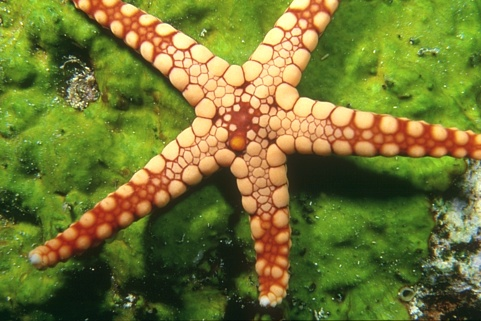
%> input picture 12003.jpg, 481 x 321 px
$ octave main1.m   (GNU Octave 9; MATLAB toolbox functions it lacks are replaced by stand-ins)
%> lines starting %> are read from the running program, lines starting %| are printed output that depends on the picture
### LSBHide.m
function [Stego, Extracted] = LSBHide(Cover, Hidden, n)
%LSBHide
% [Stego, Extracted] = LSBHide(Cover, Hidden, n)
% Hide Hidden in the n least significant bits of Cover

Stego = uint8(bitor(bitand(Cover, bitcmp(2^n - 1, 8)) , bitshift(Hidden, n - 8)));
Extracted = uint8(bitand(255, bitshift(Stego, 8 - n)));

### main1.m

clear all
clc
%----------------------------------------
[namefile,pathname]=uigetfile({'*.bmp;*.tif;*.tiff;*.jpg;*.jpeg;*.gif','IMAGE Files (*.bmp,*.tif,*.tiff,*.jpg,*.jpeg,*.gif)'},'Chose GrayScale Image');
%> the answer given: 12003.jpg
I=imread(strcat(pathname,namefile));
%> I is the input picture: size 321x481x3 uint8; mean R, G, B 114.1, 118.7, 50.3
P = I;
%--------------------------------------------------------------------------

input_image1=imread([pathname namefile]);
F=input_image1;
imshow(F);
title('original image');
[u v w]=size(F);
%> u = 321; v = 481; w = 3
if w==3
  F=rgb2gray(F);
end

% imagesc(F);
% drawnow;
hold on;
%%%%%%%%%%%%%%%%%%%%%%%%%%%%%%%%%%%%%%%%%%%%%%
%display input image
%add noise
input_image=imnoise(input_image1,'speckle',.01);% noise level by .01
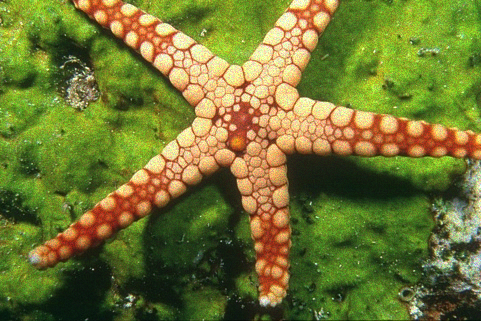
%> input_image: size 321x481x3 uint8; mean R, G, B 113.2, 118.6, 50.3
%give the number of decomposition level which must be integer and should not exceed 3

n = 3;
%*****************************************************************************
[Lo_D,Hi_D,Lo_R,Hi_R] = wfilters('haar');

axis image; set(gca,'XTick',[],'YTick',[]); title('Original')
% We will use the 9/7 filters with symmetric extension at the
% boundaries.
wname = 'bior4.4';
warning off
% Compute a 2-level decomposition of the image using the 9/7 filters.
[wc,s] = wavedec2(F,2,wname);
%> s = [87 127; 87 127; 165 245; 321 481]

% Extract the level 1 coefficients.
a1 = appcoef2(wc,s,wname,1);
h1 = detcoef2('h',wc,s,1);
v1 = detcoef2('v',wc,s,1);
d1 = detcoef2('d',wc,s,1);

% Extract the level 2 coefficients.
a2 = appcoef2(wc,s,wname,2);
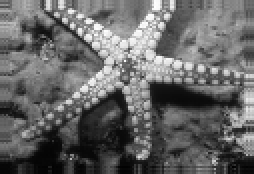
%> a2: size 87x127 double (shown 2 times larger); min 53.8, max 1002.8, mean 435.3; drawn with min black and max white
h2 = detcoef2('h',wc,s,2);
v2 = detcoef2('v',wc,s,2);
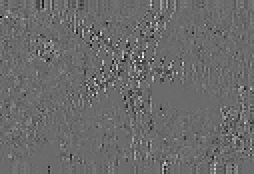
%> v2: size 87x127 double (shown 2 times larger); min -167.4, max 230.8, mean -0.1; drawn with min black and max white
d2 = detcoef2('d',wc,s,2);
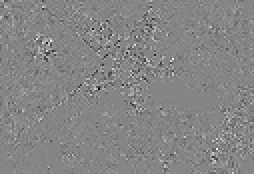
%> d2: size 87x127 double (shown 2 times larger); min -160, max 145.5, mean 0.1; drawn with min black and max white

% Display the decomposition up to level 1 only.
%ncolors = size(map,1);              % Number of colors.
ncolors=55;  % change value as per required brightness
sz = size(F);
%> sz = [321 481]
cod_a1 = wcodemat(a1,ncolors); cod_a1 = wkeep(cod_a1, sz/2);
cod_h1 = wcodemat(h1,ncolors); cod_h1 = wkeep(cod_h1, sz/2);
cod_v1 = wcodemat(v1,ncolors); cod_v1 = wkeep(cod_v1, sz/2);
cod_d1 = wcodemat(d1,ncolors); cod_d1 = wkeep(cod_d1, sz/2);
figure,image([cod_a1,cod_h1;cod_v1,cod_d1]);
axis image; set(gca,'XTick',[],'YTick',[]); title('Single stage decomposition')
%> after `title('Single stage decomposition')`:
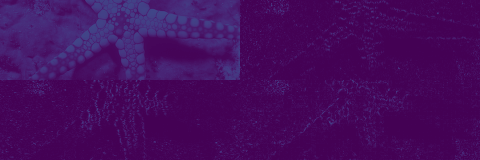
%> displayed picture: size 160x480x3, on the screen's scale of 0 to 255; mean R, G, B 69.3, 11.8, 94.2
C = cod_a1;
C = I;
%--------------------------------------------------------------------------
cod_a1 = uint8(cod_a1);
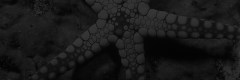
%> cod_a1: size 80x240 uint8; min 3, max 54, mean 24.4; mean of the top-left, top-right, bottom-left and bottom-right quarters 28.7, 30.5, 19.8, 18.6
imwrite(cod_a1,'test.bmp');
k=imfinfo('test.bmp');
ib=k.Width*k.Height*k.BitDepth/8;
cb=k.FileSize;
compression_ratio=ib/cb
%----------------------------------------
a = size(I);
%> a = [321 481 3]
s1 = a(1);
%> s1 = 321
s2 = a(2);
%> s2 = 481
%-------------------------------------------------------------------------
[namefile,pathname]=uigetfile({'*.bmp;*.tif;*.tiff;*.jpg;*.jpeg;*.gif','IMAGE Files (*.bmp,*.tif,*.tiff,*.jpg,*.jpeg,*.gif)'},'Chose GrayScale Image');
%> the answer given: 12074.jpg
F15=imread(strcat(pathname,namefile));
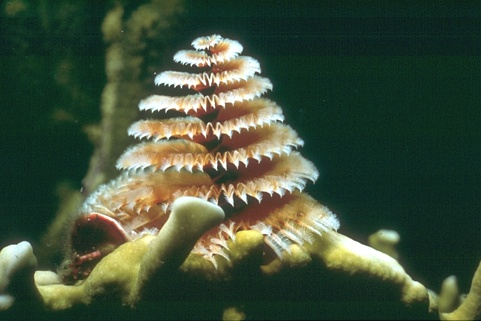
%> input picture 12074.jpg, 481 x 321 px
%> F15 is the input picture: size 321x481x3 uint8; mean R, G, B 65.2, 80.3, 59.3
% figure,imshow(F15);
F15 = imresize(F15,[s1 s2]);
n = 4; % Number of bits to replace 1 <= n <= 7

[Stego, Extracted] = LSBHide(I, F15, n);

figure, imshow(Stego);
title('Stegno Image');
figure, imshow(Extracted)
title('extracted image');

% x = snr(Stego)
%--------------------------------------------------------------------------
% Reverse process
[N M] = size(Stego);
%> N = 321; M = 1443
   ima=max(Stego(:));
%> ima = 255
   ima = double(ima);
   imi=min(Stego(:));
%> imi = 0
   imi=double(imi);
   ims=std(Stego(:));
%> ims = 65.05

   snr=20*log10((ima-imi)./ims)
%> snr = 11.87
   MSE = sqrt((sum(sum((double(Stego)).^2)))/(N*M));
%> MSE = [74.97 74.34 35.66]
%> (the run ends here)
